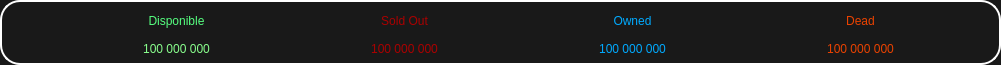
      <widget class="QFrame" name="Rabbit_2">
       <property name="geometry">
        <rect>
         <x>10</x>
         <y>331</y>
         <width>1001</width>
         <height>65</height>
        </rect>
       </property>
       <property name="minimumSize">
        <size>
         <width>0</width>
         <height>65</height>
        </size>
       </property>
       <property name="maximumSize">
        <size>
         <width>16777215</width>
         <height>65</height>
        </size>
       </property>
       <property name="styleSheet">
        <string notr="true">QWidget{
	background-color: rgb(25, 25, 25);
	color: rgb(255, 255, 255);
	border-style: outset;
    	border-radius: 20px;
	border: 2px solid #ffffff;
}</string>
       </property>
       <property name="frameShape">
        <enum>QFrame::StyledPanel</enum>
       </property>
       <property name="frameShadow">
        <enum>QFrame::Raised</enum>
       </property>
       <widget class="QLabel" name="Rabbits_Logo_7">
        <property name="geometry">
         <rect>
          <x>40</x>
          <y>10</y>
          <width>45</width>
          <height>45</height>
         </rect>
        </property>
        <property name="minimumSize">
         <size>
          <width>45</width>
          <height>45</height>
         </size>
        </property>
        <property name="maximumSize">
         <size>
          <width>45</width>
          <height>45</height>
         </size>
        </property>
        <property name="styleSheet">
         <string notr="true">background-color: rgba(0, 0, 0, 0);
color: rgb(255, 255, 255);
border:none;</string>
        </property>
        <property name="text">
         <string/>
        </property>
        <property name="pixmap">
         <pixmap resource="resources.qrc">:/Icons/Rabbit_White.png</pixmap>
        </property>
        <property name="scaledContents">
         <bool>true</bool>
        </property>
        <property name="alignment">
         <set>Qt::AlignCenter</set>
        </property>
       </widget>
       <widget class="QLabel" name="Disponible_Text">
        <property name="geometry">
         <rect>
          <x>95</x>
          <y>2</y>
          <width>163</width>
          <height>37</height>
         </rect>
        </property>
        <property name="minimumSize">
         <size>
          <width>163</width>
          <height>37</height>
         </size>
        </property>
        <property name="maximumSize">
         <size>
          <width>163</width>
          <height>37</height>
         </size>
        </property>
        <property name="styleSheet">
         <string notr="true">background-color: rgba(0, 0, 0, 0);
color: rgb(85, 255, 127);
font: 75 25pt &quot;Acme&quot;;
border:none;</string>
        </property>
        <property name="text">
         <string>Disponible</string>
        </property>
        <property name="alignment">
         <set>Qt::AlignCenter</set>
        </property>
       </widget>
       <widget class="QLabel" name="Rabbits_Disponible_Inter">
        <property name="geometry">
         <rect>
          <x>95</x>
          <y>30</y>
          <width>163</width>
          <height>37</height>
         </rect>
        </property>
        <property name="minimumSize">
         <size>
          <width>163</width>
          <height>37</height>
         </size>
        </property>
        <property name="maximumSize">
         <size>
          <width>163</width>
          <height>37</height>
         </size>
        </property>
        <property name="styleSheet">
         <string notr="true">border:none;background-color: rgba(0, 0, 0, 0);color:rgb(137, 255, 141);font: 75 15pt 'Acme';</string>
        </property>
        <property name="text">
         <string>100 000 000</string>
        </property>
        <property name="alignment">
         <set>Qt::AlignCenter</set>
        </property>
       </widget>
       <widget class="QLabel" name="Rabbits_Logo_8">
        <property name="geometry">
         <rect>
          <x>268</x>
          <y>10</y>
          <width>45</width>
          <height>45</height>
         </rect>
        </property>
        <property name="minimumSize">
         <size>
          <width>45</width>
          <height>45</height>
         </size>
        </property>
        <property name="maximumSize">
         <size>
          <width>45</width>
          <height>45</height>
         </size>
        </property>
        <property name="styleSheet">
         <string notr="true">background-color: rgba(0, 0, 0, 0);
color: rgb(255, 255, 255);
border:none;</string>
        </property>
        <property name="text">
         <string/>
        </property>
        <property name="pixmap">
         <pixmap resource="resources.qrc">:/Icons/Rabbit_White.png</pixmap>
        </property>
        <property name="scaledContents">
         <bool>true</bool>
        </property>
        <property name="alignment">
         <set>Qt::AlignCenter</set>
        </property>
       </widget>
       <widget class="QLabel" name="SoldOut_Text">
        <property name="geometry">
         <rect>
          <x>323</x>
          <y>2</y>
          <width>163</width>
          <height>37</height>
         </rect>
        </property>
        <property name="minimumSize">
         <size>
          <width>163</width>
          <height>37</height>
         </size>
        </property>
        <property name="maximumSize">
         <size>
          <width>163</width>
          <height>37</height>
         </size>
        </property>
        <property name="styleSheet">
         <string notr="true">background-color: rgba(0, 0, 0, 0);
color: rgb(170, 0, 0);
font: 75 25pt &quot;Acme&quot;;
border:none;</string>
        </property>
        <property name="text">
         <string>Sold Out</string>
        </property>
        <property name="alignment">
         <set>Qt::AlignCenter</set>
        </property>
       </widget>
       <widget class="QLabel" name="Rabbits_SoldOut_Inter">
        <property name="geometry">
         <rect>
          <x>323</x>
          <y>30</y>
          <width>163</width>
          <height>37</height>
         </rect>
        </property>
        <property name="minimumSize">
         <size>
          <width>163</width>
          <height>37</height>
         </size>
        </property>
        <property name="maximumSize">
         <size>
          <width>163</width>
          <height>37</height>
         </size>
        </property>
        <property name="styleSheet">
         <string notr="true">border:none;background-color: rgba(0, 0, 0, 0);color:rgb(170, 0, 0);font: 75 15pt 'Acme';</string>
        </property>
        <property name="text">
         <string>100 000 000</string>
        </property>
        <property name="alignment">
         <set>Qt::AlignCenter</set>
        </property>
       </widget>
       <widget class="QLabel" name="Rabbits_Logo_9">
        <property name="geometry">
         <rect>
          <x>496</x>
          <y>10</y>
          <width>45</width>
          <height>45</height>
         </rect>
        </property>
        <property name="minimumSize">
         <size>
          <width>45</width>
          <height>45</height>
         </size>
        </property>
        <property name="maximumSize">
         <size>
          <width>45</width>
          <height>45</height>
         </size>
        </property>
        <property name="styleSheet">
         <string notr="true">border:none;background-color: rgba(0, 0, 0, 0);
color: rgb(255, 255, 255);</string>
        </property>
        <property name="text">
         <string/>
        </property>
        <property name="pixmap">
         <pixmap resource="resources.qrc">:/Icons/Rabbit_White.png</pixmap>
        </property>
        <property name="scaledContents">
         <bool>true</bool>
        </property>
        <property name="alignment">
         <set>Qt::AlignCenter</set>
        </property>
       </widget>
       <widget class="QLabel" name="Owned_Text">
        <property name="geometry">
         <rect>
          <x>551</x>
          <y>2</y>
          <width>163</width>
          <height>37</height>
         </rect>
        </property>
        <property name="minimumSize">
         <size>
          <width>163</width>
          <height>37</height>
         </size>
        </property>
        <property name="maximumSize">
         <size>
          <width>163</width>
          <height>37</height>
         </size>
        </property>
        <property name="styleSheet">
         <string notr="true">border:none;background-color: rgba(0, 0, 0, 0);
color: rgb(0, 170, 255);
font: 75 25pt &quot;Acme&quot;;</string>
        </property>
        <property name="text">
         <string>Owned</string>
        </property>
        <property name="alignment">
         <set>Qt::AlignCenter</set>
        </property>
       </widget>
       <widget class="QLabel" name="Rabbits_Owned_Inter">
        <property name="geometry">
         <rect>
          <x>551</x>
          <y>30</y>
          <width>163</width>
          <height>37</height>
         </rect>
        </property>
        <property name="minimumSize">
         <size>
          <width>163</width>
          <height>37</height>
         </size>
        </property>
        <property name="maximumSize">
         <size>
          <width>163</width>
          <height>37</height>
         </size>
        </property>
        <property name="styleSheet">
         <string notr="true">border:none;background-color: rgba(0, 0, 0, 0);color:rgb(0, 170, 255);font: 75 15pt 'Acme';</string>
        </property>
        <property name="text">
         <string>100 000 000</string>
        </property>
        <property name="alignment">
         <set>Qt::AlignCenter</set>
        </property>
       </widget>
       <widget class="QLabel" name="Rabbits_Logo_10">
        <property name="geometry">
         <rect>
          <x>724</x>
          <y>10</y>
          <width>45</width>
          <height>45</height>
         </rect>
        </property>
        <property name="minimumSize">
         <size>
          <width>45</width>
          <height>45</height>
         </size>
        </property>
        <property name="maximumSize">
         <size>
          <width>45</width>
          <height>45</height>
         </size>
        </property>
        <property name="styleSheet">
         <string notr="true">border:none;background-color: rgba(0, 0, 0, 0);
color: rgb(255, 255, 255);</string>
        </property>
        <property name="text">
         <string/>
        </property>
        <property name="pixmap">
         <pixmap resource="resources.qrc">:/Icons/Rabbit_White.png</pixmap>
        </property>
        <property name="scaledContents">
         <bool>true</bool>
        </property>
        <property name="alignment">
         <set>Qt::AlignCenter</set>
        </property>
       </widget>
       <widget class="QLabel" name="Dead_Text">
        <property name="geometry">
         <rect>
          <x>779</x>
          <y>2</y>
          <width>163</width>
          <height>37</height>
         </rect>
        </property>
        <property name="minimumSize">
         <size>
          <width>163</width>
          <height>37</height>
         </size>
        </property>
        <property name="maximumSize">
         <size>
          <width>163</width>
          <height>37</height>
         </size>
        </property>
        <property name="styleSheet">
         <string notr="true">border:none;background-color: rgba(0, 0, 0, 0);
color: rgb(234, 66, 0);
font: 75 25pt &quot;Acme&quot;;</string>
        </property>
        <property name="text">
         <string>Dead</string>
        </property>
        <property name="alignment">
         <set>Qt::AlignCenter</set>
        </property>
       </widget>
       <widget class="QLabel" name="Rabbits_Dead_Inter">
        <property name="geometry">
         <rect>
          <x>779</x>
          <y>30</y>
          <width>163</width>
          <height>37</height>
         </rect>
        </property>
        <property name="minimumSize">
         <size>
          <width>163</width>
          <height>37</height>
         </size>
        </property>
        <property name="maximumSize">
         <size>
          <width>163</width>
          <height>37</height>
         </size>
        </property>
        <property name="styleSheet">
         <string notr="true">border:none;background-color: rgba(0, 0, 0, 0);color:rgb(234, 66, 0);font: 75 15pt 'Acme';</string>
        </property>
        <property name="text">
         <string>100 000 000</string>
        </property>
        <property name="alignment">
         <set>Qt::AlignCenter</set>
        </property>
       </widget>
      </widget>
